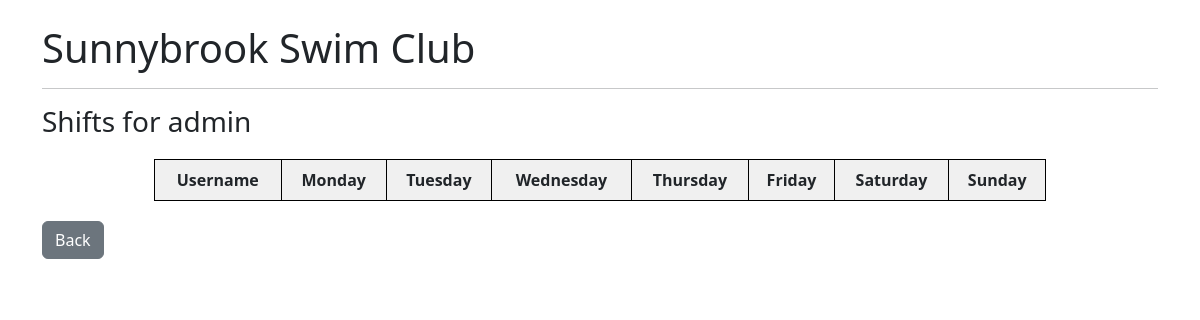
Page /shifts (signed in) on the earlier database version.
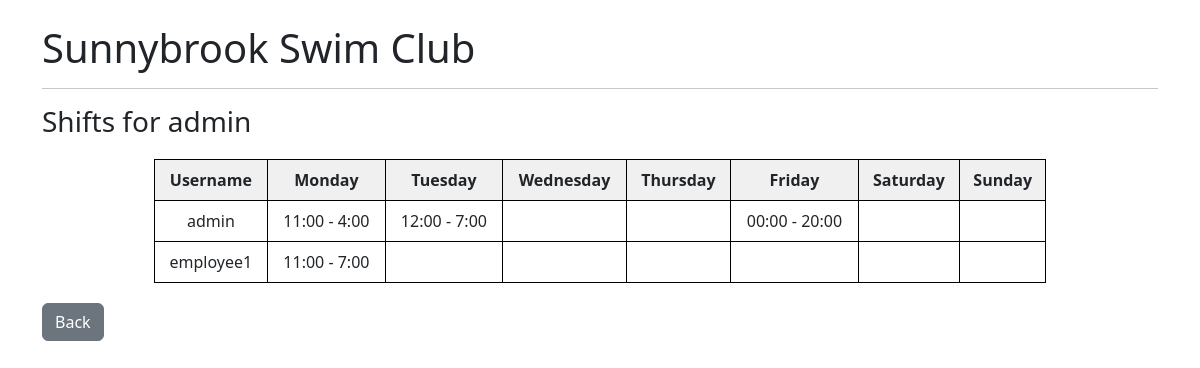
Same page on the later database version.
### tables this page shows
CREATE TABLE users (
        id INTEGER PRIMARY KEY, username TEXT, password TEXT, admin INTEGER);

CREATE TABLE schedule (
        id INTEGER PRIMARY KEY, user_id INTEGER, day TEXT, start TEXT, end TEXT);

### app.py (the view)
@app.route("/shifts")
def shifts():
    if "user_id" not in session:
        return redirect(url_for("login"))
    users = get_all_users()
    schedule = get_schedule()
    return render_template(
        "shifts.html", schedule=schedule, users=users, username=session["username"]
    )

### models.py (called while the page is built)
def connect():
    return sqlite3.connect("employee_scheduler.sqlite", check_same_thread=False)

def get_all_users():
    c = connect().cursor()
    c.execute("SELECT * FROM users")
    return c.fetchall()

### templates/shifts.html (shortened to what this page needs)
{% extends "base.html" %}
{% block content %}
<h3>Shifts for {{ username }}</h3>
<table>
        <thead>
            <tr>
                <th>Username</th>
                <th>Monday</th>
                <th>Tuesday</th>
                <th>Wednesday</th>
                <th>Thursday</th>
                <th>Friday</th>
                <th>Saturday</th>
                <th>Sunday</th>
            </tr>
        </thead>
        <tbody>
            {% for username, days in schedule.items() %}
            <tr>
                <td>{{ username }}</td>
                {% for day in ['Monday', 'Tuesday', 'Wednesday', 'Thursday', 'Friday', 'Saturday', 'Sunday'] %}
                    <td>{{ days[day]|safe }}</td>
                {% endfor %}
            </tr>
            {% endfor %}
        </tbody>
    </table>
<a href="{{ url_for('dashboard') }}" class="btn btn-secondary">Back</a>
{% endblock %}

### templates/base.html (shortened to what this page needs)
<!DOCTYPE html>
<html>
<head>
  <link rel="stylesheet" href="https://cdn.jsdelivr.net/npm/bootstrap@5.3.0/dist/css/bootstrap.min.css">
</head>
<body class="p-4">
  <div class="container">
    <h1>Sunnybrook Swim Club</h1>
    <hr>
    {% block content %}{% endblock %}
  </div>
</body>
</html>

### templates/shifts.html (style rules this page uses)
table { border-collapse: collapse; width: 80%; margin: 20px auto; }
th, td { border: 1px solid black; padding: 8px; text-align: center; }
th { background-color: #f0f0f0; }

Differences in the rows shown:
now on this page (row edited): schedule: username "admin", days "11:00 - 4:00" "12:00 - 7:00" "00:00 - 20:00"
now on this page (row edited): schedule: username "employee1", days "11:00 - 7:00"
